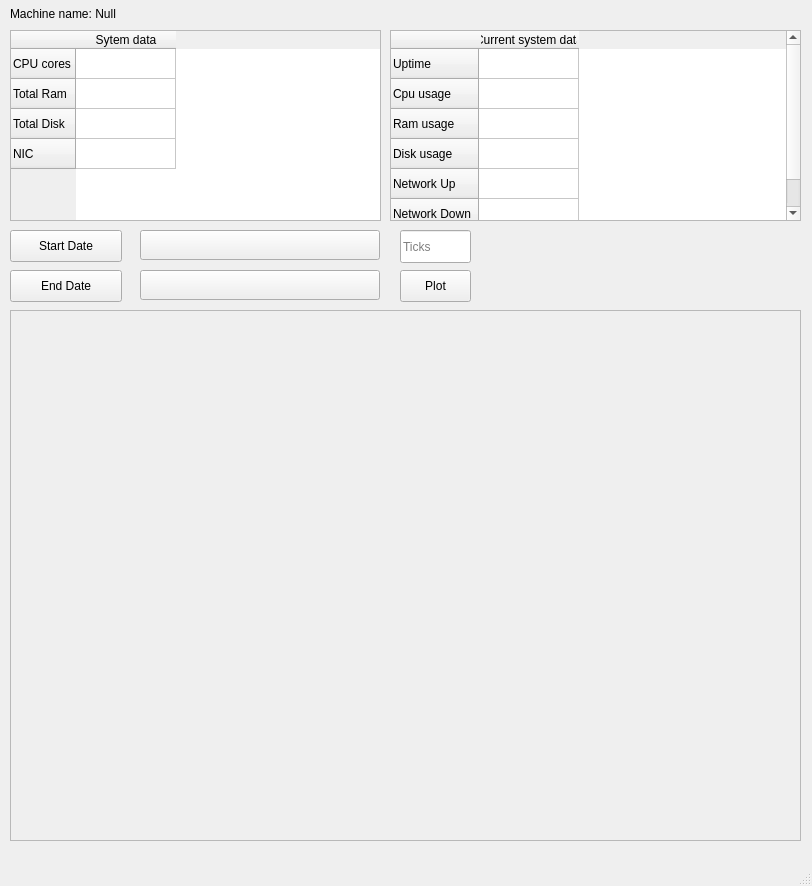
<?xml version="1.0" encoding="UTF-8"?>
<ui version="4.0">
 <class>MainWindow</class>
 <widget class="QMainWindow" name="MainWindow">
  <property name="geometry">
   <rect>
    <x>0</x>
    <y>0</y>
    <width>812</width>
    <height>886</height>
   </rect>
  </property>
  <property name="windowTitle">
   <string>MainWindow</string>
  </property>
  <widget class="QWidget" name="centralwidget">
   <widget class="TableWidget" name="TableWidget">
    <property name="geometry">
     <rect>
      <x>10</x>
      <y>30</y>
      <width>371</width>
      <height>191</height>
     </rect>
    </property>
    <row>
     <property name="text">
      <string>CPU cores</string>
     </property>
    </row>
    <row>
     <property name="text">
      <string>Total Ram</string>
     </property>
    </row>
    <row>
     <property name="text">
      <string>Total Disk</string>
     </property>
    </row>
    <row>
     <property name="text">
      <string>NIC</string>
     </property>
    </row>
    <column>
     <property name="text">
      <string>Sytem data</string>
     </property>
    </column>
   </widget>
   <widget class="TableWidget" name="TableWidget_2">
    <property name="geometry">
     <rect>
      <x>390</x>
      <y>30</y>
      <width>411</width>
      <height>191</height>
     </rect>
    </property>
    <row>
     <property name="text">
      <string>Uptime</string>
     </property>
    </row>
    <row>
     <property name="text">
      <string>Cpu usage</string>
     </property>
    </row>
    <row>
     <property name="text">
      <string>Ram usage</string>
     </property>
    </row>
    <row>
     <property name="text">
      <string>Disk usage</string>
     </property>
    </row>
    <row>
     <property name="text">
      <string>Network Up</string>
     </property>
    </row>
    <row>
     <property name="text">
      <string>Network Down</string>
     </property>
    </row>
    <column>
     <property name="text">
      <string>Current system data</string>
     </property>
    </column>
   </widget>
   <widget class="QFrame" name="customframe_2">
    <property name="geometry">
     <rect>
      <x>10</x>
      <y>310</y>
      <width>791</width>
      <height>531</height>
     </rect>
    </property>
    <property name="frameShape">
     <enum>QFrame::StyledPanel</enum>
    </property>
    <property name="frameShadow">
     <enum>QFrame::Raised</enum>
    </property>
   </widget>
   <widget class="LineEdit" name="LineEdit_6">
    <property name="geometry">
     <rect>
      <x>400</x>
      <y>230</y>
      <width>71</width>
      <height>33</height>
     </rect>
    </property>
    <property name="placeholderText">
     <string>Ticks</string>
    </property>
   </widget>
   <widget class="SubtitleLabel" name="SubtitleLabel">
    <property name="geometry">
     <rect>
      <x>10</x>
      <y>0</y>
      <width>241</width>
      <height>28</height>
     </rect>
    </property>
    <property name="text">
     <string>Machine name: Null</string>
    </property>
   </widget>
   <widget class="TimePicker" name="TimePicker_4">
    <property name="geometry">
     <rect>
      <x>140</x>
      <y>230</y>
      <width>240</width>
      <height>30</height>
     </rect>
    </property>
   </widget>
   <widget class="TimePicker" name="TimePicker_3">
    <property name="geometry">
     <rect>
      <x>140</x>
      <y>270</y>
      <width>240</width>
      <height>30</height>
     </rect>
    </property>
   </widget>
   <widget class="CalendarPicker" name="CalendarPicker_3">
    <property name="geometry">
     <rect>
      <x>10</x>
      <y>270</y>
      <width>112</width>
      <height>32</height>
     </rect>
    </property>
    <property name="text">
     <string>End Date</string>
    </property>
   </widget>
   <widget class="CalendarPicker" name="CalendarPicker_4">
    <property name="geometry">
     <rect>
      <x>10</x>
      <y>230</y>
      <width>112</width>
      <height>32</height>
     </rect>
    </property>
    <property name="text">
     <string>Start Date</string>
    </property>
   </widget>
   <widget class="PrimaryPushButton" name="PrimaryPushButton_2">
    <property name="geometry">
     <rect>
      <x>400</x>
      <y>270</y>
      <width>71</width>
      <height>32</height>
     </rect>
    </property>
    <property name="text">
     <string>Plot</string>
    </property>
   </widget>
  </widget>
  <widget class="QMenuBar" name="menubar">
   <property name="geometry">
    <rect>
     <x>0</x>
     <y>0</y>
     <width>812</width>
     <height>21</height>
    </rect>
   </property>
  </widget>
  <widget class="QStatusBar" name="statusbar"/>
 </widget>
 <customwidgets>
  <customwidget>
   <class>PushButton</class>
   <extends>QPushButton</extends>
   <header>qfluentwidgets</header>
  </customwidget>
  <customwidget>
   <class>PrimaryPushButton</class>
   <extends>PushButton</extends>
   <header>qfluentwidgets</header>
  </customwidget>
  <customwidget>
   <class>CalendarPicker</class>
   <extends>QPushButton</extends>
   <header>qfluentwidgets</header>
  </customwidget>
  <customwidget>
   <class>TimePicker</class>
   <extends>QPushButton</extends>
   <header>qfluentwidgets</header>
  </customwidget>
  <customwidget>
   <class>SubtitleLabel</class>
   <extends>QLabel</extends>
   <header>qfluentwidgets</header>
  </customwidget>
  <customwidget>
   <class>LineEdit</class>
   <extends>QLineEdit</extends>
   <header>qfluentwidgets</header>
  </customwidget>
  <customwidget>
   <class>TableWidget</class>
   <extends>QTableWidget</extends>
   <header>qfluentwidgets</header>
  </customwidget>
 </customwidgets>
 <resources/>
 <connections/>
</ui>
